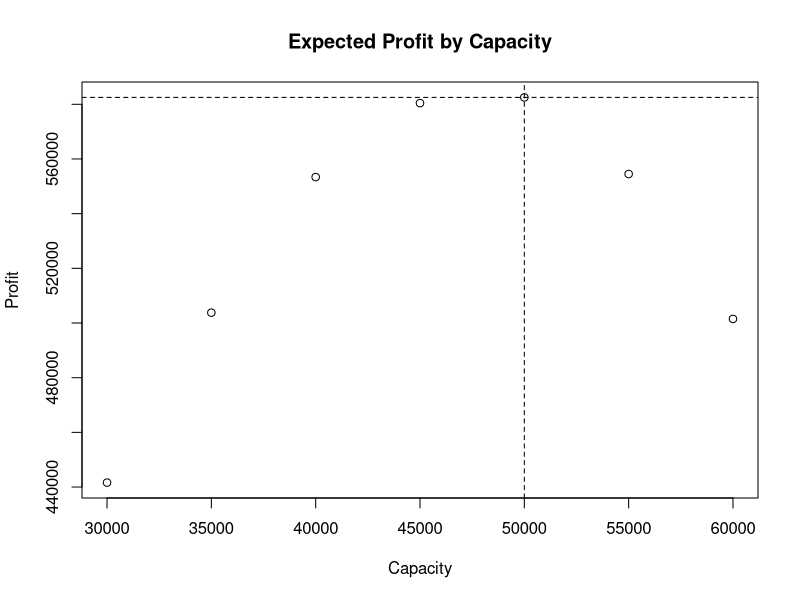
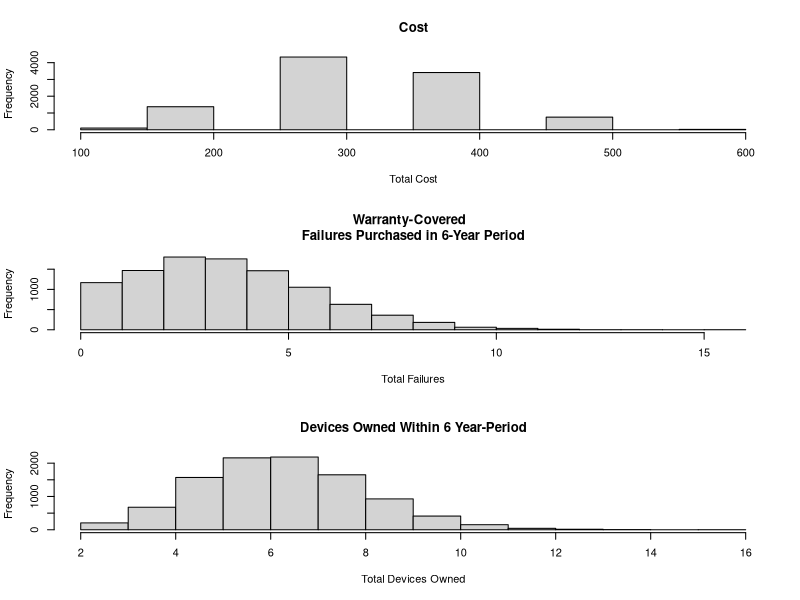
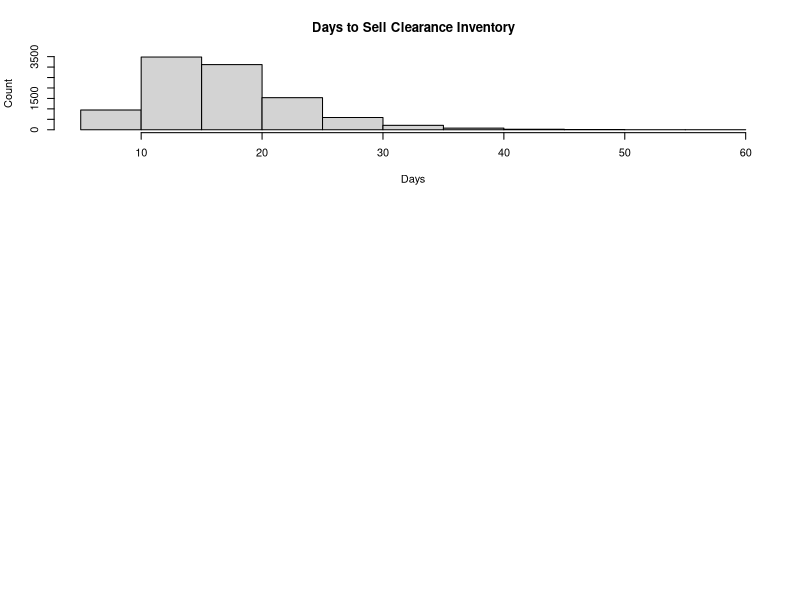

Write the R code that produced these figures, in order.
## ---- chunk 1
knitr::opts_chunk$set(echo = TRUE)
## ---- chunk 2
oneTimeCost=16
price=3.7
variableCost=.2
operateCost=.4

capacities=seq(30000,60000,5000) #Order quantity

n=10000
maxSimProfs=matrix(ncol=10,nrow=n)

Matrix=matrix(ncol=10,nrow=length(capacities))
for (j in 1:length(capacities)) { 
  for (year in 1:10) {
    yearOneCost=0
    profs=c()
    for (i in 1:n){ #10000 independent replications
      if(year==1) {yearOneCost=oneTimeCost}
      d=rnorm(n=1,mean=50000,sd=12000) #demand
      revenue=min(d,capacities[j])*price
      cost=capacities[j]*(operateCost+yearOneCost)+min(d,capacities[j])*variableCost
      profit=revenue-cost
      profs[i]=profit
    }
    Matrix[j,year]=mean(profs)
    if(j==5) {maxSimProfs[,year]=profs}
  }
}

maximized=50000

expProfit=apply(Matrix,1,sum)
plot(cbind(capacities,expProfit),ylab="Profit",xlab="Capacity",main="Expected Profit by Capacity")
abline(v=maximized,lty=2)
abline(h=expProfit[5],lty=2)

expMaxProfs=apply(maxSimProfs,1,sum)
mean(expMaxProfs)
sd(expMaxProfs)
ci=t.test(expMaxProfs,c(.025,.975))
ci1=ci$conf.int[1]
ci2=ci$conf.int[2]
## ---- chunk 3
n=10000
reps=matrix(ncol=3, nrow=n)
for(i in 1:n){
  
  #Sample time until failure
  cost=0
  counter=0
  years=6
  fail=c()
  warranty=0
  while(years>0){
    tToFail=rgamma(n=1,shape=2,scale=.5)
    if(tToFail<1) {
      if(years==6) {cost=100}
      warranty=warranty+1
    }
    if(tToFail>1) {cost=cost+100}
    counter=counter+1
    fail[counter]=tToFail
    years=years-tToFail
  }
reps[i,1]=counter
reps[i,2]=cost
reps[i,3]=warranty
}
par(mfrow=c(3,1))
hist(reps[,2],main="Cost",w=100, xlab="Total Cost");   hist(reps[,3],main="Warranty-Covered  
Failures Purchased in 6-Year Period", xlab="Total Failures");  
hist(reps[,1],main="Devices Owned Within 6 Year-Period", xlab="Total Devices Owned")
mean(reps[,2])
mean(reps[,3])
mean(reps[,1])

## ---- chunk 4
daysToSell=c()
washerProb=c(.4,.25,.35)
purchProb=.6
arrivals=c(0,1,2,3,4)
probArrival=c(.15,.25,.3,.2,.1)

for(i in 1:10000){
  
  sales=as.data.frame(list(top=5,front=4,frontX=3,washersRemaining=12))
  washers=c("top","front","frontX")
  
  days=1
  
  while(sales[nrow(sales),4]>0){
    
    #Sample number of arrivals
    sampleArrival=sample(size=1,x=arrivals,prob=probArrival,replace=TRUE)
    
    #Sample number of interested
    sampleInterest=sample(size=sampleArrival, x=c(0,1),prob=c(1-purchProb,purchProb), replace=TRUE)
    numInterested=sum(sampleInterest)
    
    #Sample interest type
    sampleType=sample(size=numInterested,x=washers,prob=washerProb,replace=TRUE)
    numTop=sum(sampleType == 'top', na.rm=TRUE)
    numFront=sum(sampleType == 'front', na.rm=TRUE)
    numFrontX=sum(sampleType == 'frontX', na.rm=TRUE)
    
    #Subtract sales from the inventory
    sales[nrow(sales)+1,]=list(ifelse(sales$top[days]-numTop<0,0,sales$top[days]-numTop),  
                               ifelse(sales$front[days]-numFront<0,0,sales$front[days]-numFront), ifelse(sales$frontX[days]-numFrontX<0,0,sales$frontX[days]-numFrontX),0)
    
    sales[nrow(sales),4]=ifelse(sum(sales[days+1,1:3])<0,0,sum(sales[days+1,1:3]))
    
    days= days+1
    
  }
  
  daysToSell[i]=days-1

}

#Histogram of number of days until clearance was sold
hist(daysToSell,main="Days to Sell Clearance Inventory",ylab="Count",xlab="Days",breaks=12)

mean(daysToSell)
qu=quantile(daysToSell,c(.05,.95))
